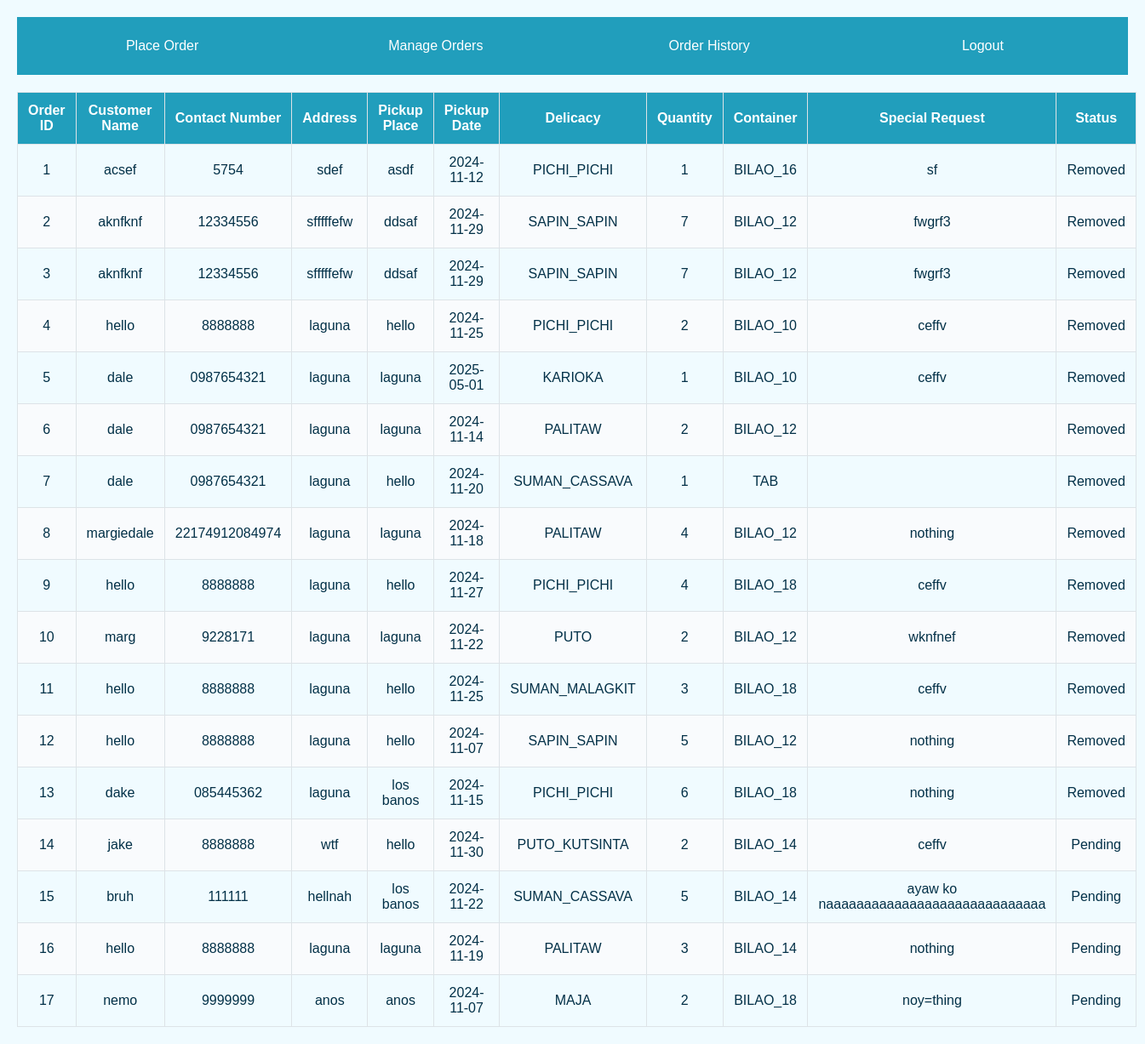
The page /order_history on the database as committed earlier.
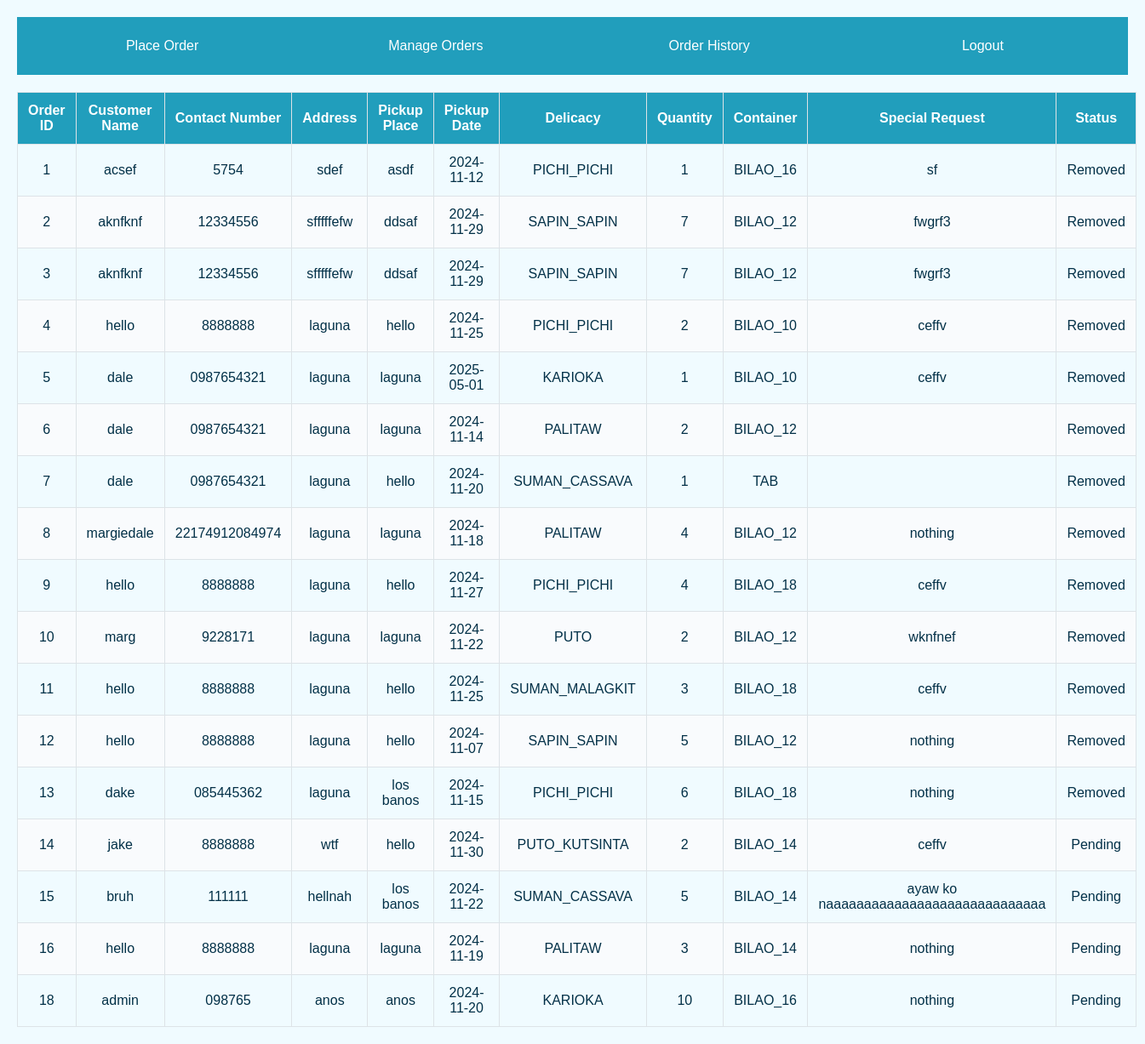
The same page on the database as committed later.
### main.py (models this page shows)
class Order(db.Model):
    __tablename__ = 'orders'
    id = db.Column(db.Integer, primary_key=True)
    user_id = db.Column(db.Integer, ForeignKey('users.id'), nullable=False)
    buyer_id = db.Column(db.Integer, ForeignKey('buyer_info.id'), nullable=False)
    delicacy = db.Column(db.Enum(DelicacyType), nullable=False)
    quantity = db.Column(db.Integer, nullable=False)
    container_size = db.Column(db.Enum(ContainerSize), nullable=False)
    special_request = db.Column(db.String(255))
    pickup_place = db.Column(db.String(255), nullable=False)
    pickup_date = db.Column(db.Date, nullable=False, default=datetime.utcnow)
    status = db.Column(db.Enum(OrderStatus), default=OrderStatus.PENDING, nullable=False)
    user = relationship("User", back_populates="orders")
    buyer = relationship("BuyerInfo", back_populates="orders")

class BuyerInfo(db.Model):
    __tablename__ = 'buyer_info'
    id = db.Column(db.Integer, primary_key=True)
    name = db.Column(db.String(100), nullable=False)
    contact_number = db.Column(db.String(15), nullable=False)
    address = db.Column(db.String(255), nullable=False)
    orders = relationship("Order", back_populates="buyer")

### main.py (the view)
@app.route('/order_history')
def order_history():
    orders = Order.query.all()  # Get all orders, including removed ones
    return render_template('order_history.html', orders=orders)

### main.py (called while the page is built, shortened)
@app.before_request
def create_tables():
    db.create_all()

### templates/order_history.html (shortened to what this page needs)
<!DOCTYPE html>
<html lang="en">
<head>
   <link rel="stylesheet" href="{{ url_for('static', filename='order_history.css') }}">
</head>
<body>
   <nav>
      <a href="{{ url_for('order_form') }}">Place Order</a>
      <a href="{{ url_for('order_management') }}">Manage Orders</a>
      <a href="{{ url_for('order_history') }}">Order History</a>
      <a href="{{ url_for('login') }}">Logout</a>
   </nav>
   <table id="historyTable">
      <thead>
         <tr>
            <th>Order ID</th>
            <th>Customer Name</th>
            <th>Contact Number</th>
            <th>Address</th>
            <th>Pickup Place</th>
            <th>Pickup Date</th>
            <th>Delicacy</th>
            <th>Quantity</th>
            <th>Container</th>
            <th>Special Request</th>
            <th>Status</th>
         </tr>
      </thead>
      <tbody>
         {% for order in orders %}
            <tr>
               <td>{{ order.id }}</td>
               <td>{{ order.buyer.name }}</td>
               <td>{{ order.buyer.contact_number }}</td>
               <td>{{ order.buyer.address }}</td>
               <td>{{ order.pickup_place }}</td>
               <td>{{ order.pickup_date.strftime('%Y-%m-%d') }}</td>
               <td>{{ order.delicacy.value }}</td>
               <td>{{ order.quantity }}</td>
               <td>{{ order.container_size.value }}</td>
               <td>{{ order.special_request }}</td>
               <td>{{ order.status.value }}</td>
            </tr>
         {% endfor %}
      </tbody>
   </table>
</body>
</html>

Rows that differ between the two databases and show on the page:
removed Order: id "17", buyer.name "nemo", buyer.contact_number "9999999", buyer.address "anos", pickup_place "anos", pickup_date "2024-11-07", delicacy.value "MAJA", quantity "2", container_size.value "BILAO_18", special_request "noy=thing", status.value "Pending"
added Order: id "18", buyer.name "admin", buyer.contact_number "098765", buyer.address "anos", pickup_place "anos", pickup_date "2024-11-20", delicacy.value "KARIOKA", quantity "10", container_size.value "BILAO_16", special_request "nothing", status.value "Pending"
